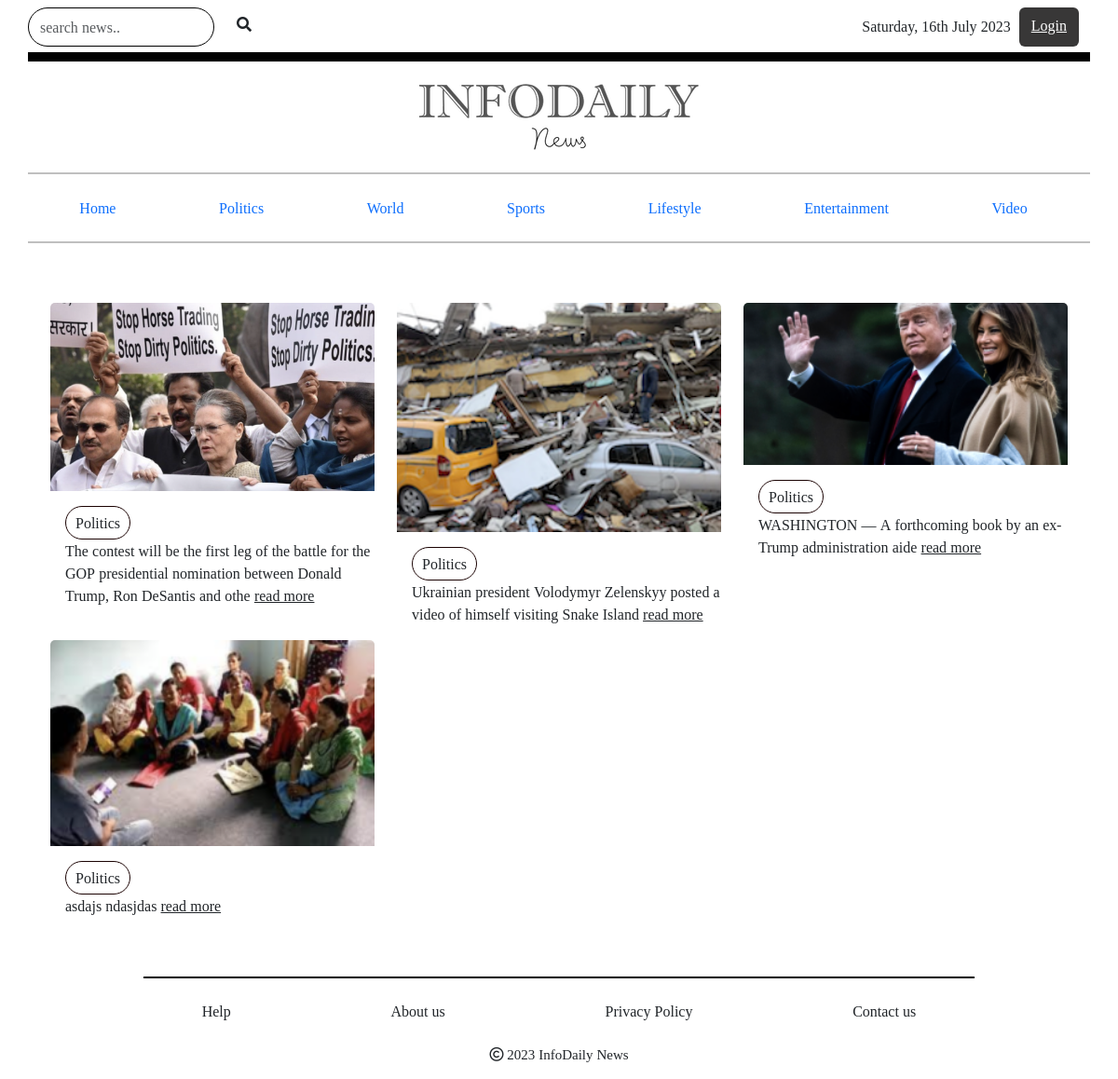
Before: /category/Politics/ with the older database file.
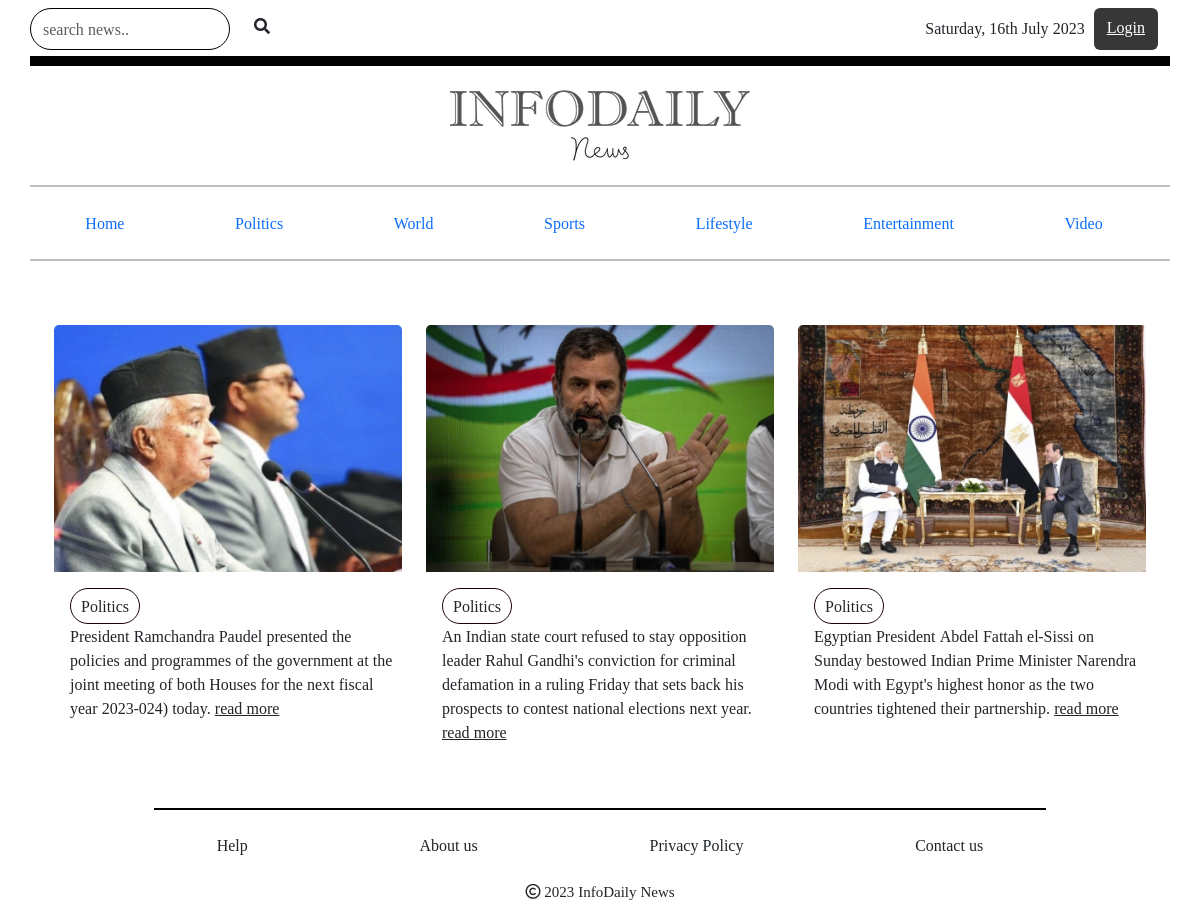
After: the same page with the newer database file.
### portal/models.py (models this page shows, shortened)
class News(models.Model):
    name = models.TextField(blank=True)
    heading = models.TextField()
    image = models.ImageField(upload_to= 'media')
    desc = models.TextField()
    long_desc = models.TextField()
    category = models.ForeignKey(Category, on_delete=models.CASCADE)
    date = models.DateField(null=True, blank=True)
    author_name = models.CharField(max_length=300, blank=True)
    author_image = models.ImageField(upload_to= 'media', blank=True)
    labels = models.CharField(choices=LABELS, max_length=50, blank=True)

class Category(models.Model):
    name= models.TextField(blank=True)
    desc = models.TextField(blank=True)
    slug = models.CharField(max_length=500, unique= True, blank=True)
    def __str__(self):
            return self.name

### portal/views.py (the view)
# urls.py: path('category/<str:category_name>/', category_view, name='category_view' ),
def category_view(request, category_name):
    category = Category.objects.get(name = category_name)
    newws=News.objects.filter(category=category)
    context = {
        'category' : category,
        'newws':newws,
    }
    return render(request, 'user/eachCat.html', context)

### templates/user/eachCat.html (shortened to what this page needs)
{% extends './root.html' %}
{% load static %}
{% block content %}
    <section>
        <div class="container" >
            <div class="row pt-5">
                {% for news in newws %}
                <div class="col-lg-4 col-md-6 col-sm-12">
                    <div class="card">
                        <img src="{{news.image.url}}" class="card-img-top" alt="...">
                        <div class="card-body pe-0">
                            <div class="rounded-category">{{news.category}}</div>
                            <p class="card-text">{{news.desc|linebreaksbr}}
                                <a href="/news_single/{{news.id}}" class="card-link text-dark">read more</a>
                            </p>
                        </div>
                    </div>
                </div>
                {% endfor %}
            </div>
        </div>
    </section>
{% endblock%}

### templates/user/root.html (shortened to what this page needs)
<!DOCTYPE html>
{% load static %}
<html lang="en">
<head>
    <link href="https://cdn.jsdelivr.net/npm/bootstrap@5.3.0/dist/css/bootstrap.min.css" rel="stylesheet"
>
    <link rel="stylesheet" href="https://cdnjs.cloudflare.com/ajax/libs/font-awesome/6.4.0/css/all.min.css" />
    <link rel="stylesheet" href="https://cdnjs.cloudflare.com/ajax/libs/font-awesome/5.15.3/css/all.min.css" />
    <link rel="stylesheet" href="{% static 'css/root.css' %}">
    <link rel="stylesheet" href="{% static 'css/home.css' %}">
    <link rel="stylesheet" href="{% static 'css/videos.css' %}">
    <link rel="stylesheet" href="{% static 'css/contact.css' %}">
    <link rel="stylesheet" href="{% static 'css/help.css' %}">
    <link rel="stylesheet" href="{% static 'css/categorynews.css' %}">
    <link rel="stylesheet" href="{% static 'css/slider.css' %}">
</head>
<body>
    <div class="container-fluid">
        <div class="container">
            <div class="row " style="height: 50px;">
                {% include './date.html' %}
                <div class="col" style=" border: 5px solid black;"> </div>
                <div class="container mt-4 mb-4">
                    <div class="row">
                        <div class="col-4">
                        </div>
                        <div class="col-4 d-flex justify-content-center">
                            <a href="/"><img src="/static/images/logo.png" alt="logo image" class="img-fluid"></a>
                        </div>
                        <div class="col-4">
                        </div>
                    </div>
                </div>
                <hr style="border: 1px solid rgb(0, 0, 0);">
                    <div class="nav mb-3 d-flex justify-content-evenly">
                        <ul class="nav navUL mb-2 mb-lg-0 " id="nav">
                            <li class="nav-item {% if request.path == '/' %}active{% endif %}">
                                <a class="nav-link act" aria-current="page" href="/">Home</a>
                            </li>
                            <li class="nav-item act{% if request.path == '/politics/' %}active{% endif %}">
                                <a class="nav-link " href="{% url 'category_view' category_name='Politics' %}">Politics</a>
                            </li>
                            <li class="nav-item {% if request.path == '/world/' %}active{% endif %}">
                                <a class="nav-link act" href="{% url 'category_view' category_name='World' %}">World</a>
                            </li>
                            <li class="nav-item {% if request.path == '/sports/' %}active{% endif %}">
                                <a class="nav-link act" href="{% url 'category_view' category_name='Sports' %}">Sports</a>
                            </li>
                            <li class="nav-item {% if request.path == '/lifestyle/' %}active{% endif %}">
                                <a class="nav-link act" href="{% url 'category_view' category_name='Lifestyle' %}">Lifestyle</a>
                            </li>
                            <li class="nav-item {% if request.path == '/entertainment/' %}active{% endif %}">
                                <a class="nav-link act" href="{% url 'category_view' category_name='Entertainment' %}">Entertainment</a>
                            </li>
                            <li class="nav-item {% if request.path == '/video/' %}active{% endif %}">
                                <a class="nav-link act" href="/video">Video</a>
                            </li>
                        </ul>
                    </div>
                <hr style="border: 1px solid rgb(0, 0, 0);">
                {% block content %}
                {% endblock %}
                <div class="" id="foot" style=" position: relative;
                    left: 50%;
                    transform: translate(-50%, 0); bottom: 0;">
                    <div class="col align-item-center mt-5" style=" border: 1px solid black; width: 80%; margin: 0 auto;"> </div>
                            <div class="footer">
                                <div class="card text-center" style="border: none;" >
                                    <div class="card-body d-flex justify-content-evenly">
                                        <a href="/help" class="btn ">Help</a>
                                        <a href="/aboutus" class="btn ">About us</a>
                                        <a href="/privacy" class="btn ">Privacy Policy</a>
                                        <a href="/contact" class="btn ">Contact us</a>
                                    </div>
                                    <p style="font-size: 15px;">
                                        <i class="fa-regular fa-copyright"></i>
                                            2023 InfoDaily News</p>
                                </div>
                            </div>
                </div>
    </div>
</body>
</html>

### templates/user/date.html
<section>
    <div class="row">
        <div class="col-sm-4 mt-2">
            <div class="input-group  " >
                <form action="/search" class="row d-flex" method="GET">
                    <input class="col form-control py-2 rounded-pill mr-1 pr-5" type="text"  name="query" id="example-search-input" placeholder="search news.." style="border: 1px solid black; width: 200px;">
                    <span class="col input-group-append">
                        <button class="col btn rounded-pill border-0 ml-n5" type="submit">
                            <i class="fa fa-search"></i>
                        </button>
                    </span>
                </form>
            </div>
        </div>
        <div class="col-4 d-none d-sm-block d-md-block "></div>
        <div class="col-4 float-right d-flex justify-content-end  text-align-end">
            <p style="padding-right: 5px; margin-right: 4px; margin-top: revert;"> Saturday, 16th July 2023 </p>
            <br>
            {% if user.is_authenticated %}
                <button type="button" class="btn text-white mt-2 me-3"  style="background-color: rgb(0, 0, 0);  height: 30px; padding-bottom: 34px;" >
                    <a class="mb-2" style="color: aliceblue;" href="/profile">Profile</a>
                </button>
                <button type="button" class="btn text-white mt-2 "  style="background-color: rgb(188, 25, 25);  height: 30px; padding-bottom: 34px;" >
                    <a class="text-white" href="{% url 'logout' %}">Logout</a>
                </button>
            {% else %}
                <button type="button" class="btn text-white mt-2" data-bs-toggle="modal" data-bs-target="#staticBackdrop" style="background-color: rgb(56, 55, 55); height: 30px; padding-bottom: 34px;">
                    <a style="color: white;" href="/login">Login</a>
                </button>
            {% endif %}
        </div>
    </div>
</section>

### static/css/root.css (style rules this page uses)
.navUL { width: 100%; display: flex; justify-content: space-around; }
.container { font-family: 'Noto Serif Georgian', serif; }
.act { cursor: pointer; }

### static/css/home.css (style rules this page uses)
.card { border: none; background-color: transparent; }
.rounded-category { border: 1px solid #1a0202; border-radius: 20px; padding: 5px 10px; display: inline-block; }

### static/css/videos.css (style rules this page uses)
.card { border: none; background-color: transparent; }

Changed rows visible on the page:
removed News: image (picture), category "Politics", desc "The contest will be the first leg of the battle for the GOP presidential nomination between Donald Trump, Ron DeSantis and othe"
removed News: image (picture), category "Politics", desc "Ukrainian president Volodymyr Zelenskyy posted a video of himself visiting Snake Island"
removed News: image (picture), category "Politics", desc "WASHINGTON — A forthcoming book by an ex-Trump administration aide"
removed News: image (picture), category "Politics", desc "asdajs ndasjdas"
added News: image (picture), category "Politics", desc "President Ramchandra Paudel presented the policies and programmes of the government at the joint meeting of both Houses for the next fiscal year 2023-024) today."
added News: image (picture), category "Politics", desc "An Indian state court refused to stay opposition leader Rahul Gandhi's conviction for criminal defamation in a ruling Friday that sets back his prospects to contest national elections next year."
added News: image (picture), category "Politics", desc "Egyptian President Abdel Fattah el-Sissi on Sunday bestowed Indian Prime Minister Narendra Modi with Egypt's highest honor as the two countries tightened their partnership."
